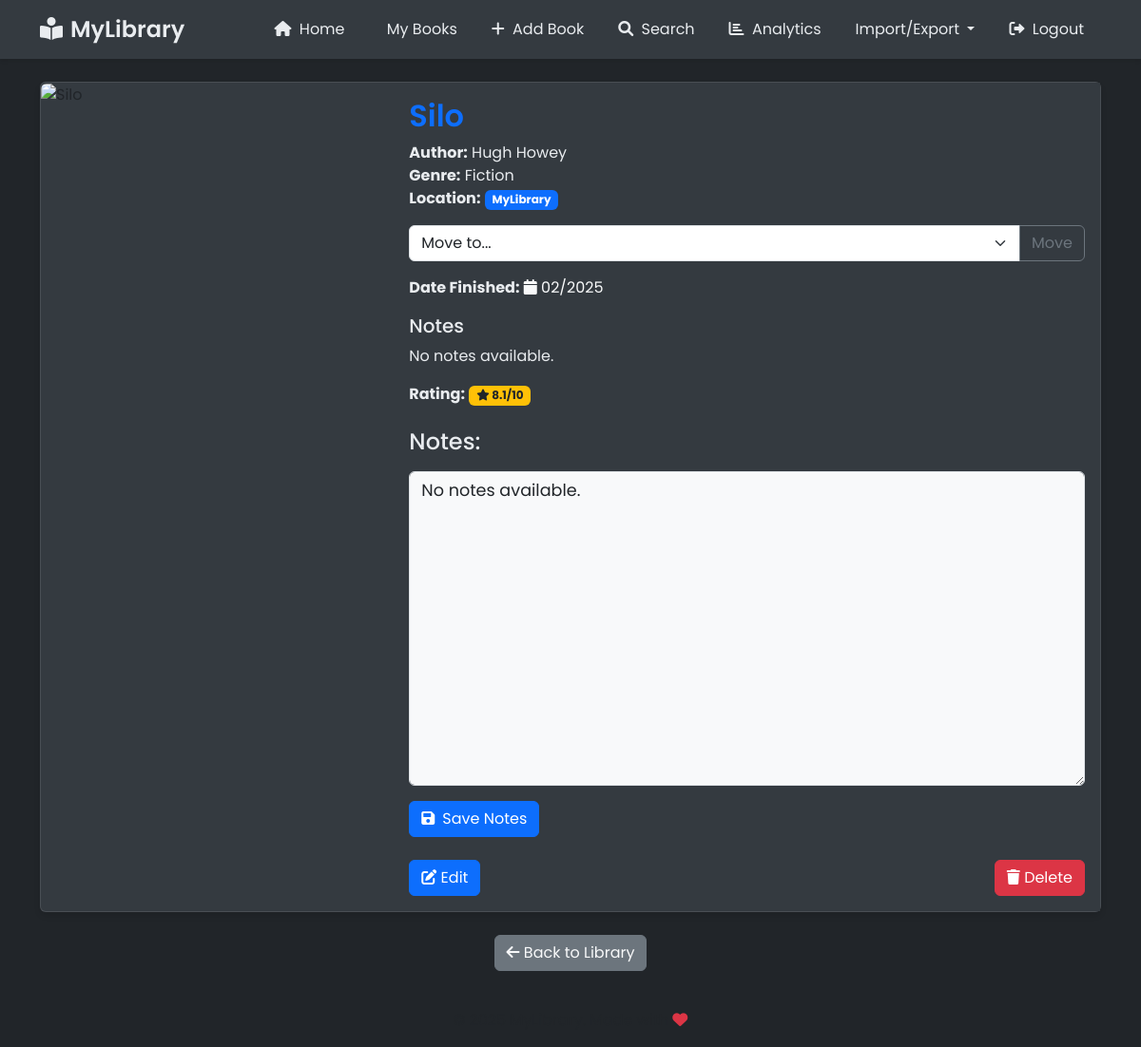
/book/3 (signed in), run on the app's committed database.
### main.py (models this page shows)
class Book(db.Model):
    id = db.Column(db.Integer, primary_key=True)
    title = db.Column(db.String(150), nullable=False)
    author = db.Column(db.String(150), nullable=False)
    genre = db.Column(db.String(150), nullable=False)
    notes = db.Column(db.Text, nullable=True)
    date_book_finished = db.Column(db.String(150), nullable=True)
    cover_image = db.Column(db.String(255), nullable=True)
    rating = db.Column(db.Float, nullable=True)
    description = db.Column(db.Text, nullable=True)
    category = db.Column(db.String(50), default='mylibrary')
    user_id = db.Column(db.Integer, db.ForeignKey('user.id'), nullable=False)
    shelf_id = db.Column(db.Integer, db.ForeignKey('shelf.id'), nullable=True)

class Shelf(db.Model):
    id = db.Column(db.Integer, primary_key=True)
    name = db.Column(db.String(150), nullable=False)
    user_id = db.Column(db.Integer, db.ForeignKey('user.id'), nullable=False)
    books = db.relationship('Book', backref='shelf', lazy=True)

### main.py (the view)
@app.route("/book/<int:book_id>")
@login_required
def book_details(book_id):
    book = Book.query.get_or_404(book_id)
    if book.user_id != current_user.id:
        flash("You don't have permission to view this book.")
        return redirect(url_for('list_books'))
    shelves = Shelf.query.filter_by(user_id=current_user.id).all()
    return render_template("book_details.html", book=book, shelves=shelves)

### main.py (called while the page is built)
@login_manager.user_loader
def load_user(user_id):
    return User.query.get(int(user_id))

### templates/book_details.html (shortened to what this page needs)
{% extends "base.html" %}
{% block content %}
<div class="container mt-4">
    <div class="card">
        <div class="row g-0">
            <div class="col-md-4">
                {% if book.cover_image %}
                    <img src="{{ book.cover_image }}"
                         class="img-fluid rounded-start"
                         alt="{{ book.title }}"
                         onerror="this.onerror=null; this.src='/static/images/default-book.png';">
                {% else %}
                    <div class="text-center py-5 bg-light">
                        <i class="fas fa-book fa-4x text-muted"></i>
                    </div>
                {% endif %}
            </div>
            <div class="col-md-8">
                <div class="card-body">
                    <h2 class="card-title">{{ book.title }}</h2>
                    <p class="card-text">
                        <strong>Author:</strong> {{ book.author }}<br>
                        <strong>Genre:</strong> {{ book.genre }}<br>
                        <strong>Location:</strong>
                        {% if book.category == 'wishlist' %}
                            <span class="badge bg-warning">Wishlist</span>
                        {% else %}
                            <span class="badge bg-primary">{{ book.shelf.name if book.shelf else 'Unassigned' }}</span>
                        {% endif %}
                    </p>
                    <div class="mb-3">
                        <form method="POST" action="{{ url_for('move_book', book_id=book.id) }}" class="d-inline">
                            <div class="input-group">
                                <select class="form-select" name="destination" required>
                                    <option value="">Move to...</option>
                                </select>
                                <button type="submit" class="btn btn-outline-secondary">Move</button>
                            </div>
                        </form>
                    </div>
                    {% if book.date_book_finished %}
                        <p class="card-text">
                            <strong>Date Finished:</strong>
                            <span class="text-light">
                                <i class="fas fa-calendar"></i>
                                {{ book.date_book_finished }}
                            </span>
                        </p>
                    {% endif %}
                    {% if book.notes %}
                        <h5>Notes</h5>
                        <p class="card-text">{{ book.notes }}</p>
                    {% endif %}
                    {% if book.rating is not none %}
                        <p class="card-text">
                            <strong>Rating:</strong>
                            <span class="badge bg-warning text-dark">
                                <i class="fas fa-star"></i> {{ book.rating }}/10
                            </span>
                        </p>
                    {% endif %}
                    <div class="notes-section mt-4">
                        <h4 class="mb-3">Notes:</h4>
                        <form action="{{ url_for('save_notes', book_id=book.id) }}" method="POST">
                            <div class="form-group">
                                <textarea class="form-control mb-3"
                                          name="notes"
                                          rows="12"
                                          style="min-height: 200px; font-size: 1.1rem;"
                                          placeholder="Add your notes here...">{{ book.notes }}</textarea>
                            </div>
                            <button type="submit" class="btn btn-primary">
                                <i class="fas fa-save me-2"></i>Save Notes
                            </button>
                        </form>
                    </div>
                    <div class="d-flex justify-content-between align-items-center mt-4">
                        <a href="{{ url_for('edit_book', book_id=book.id) }}" class="btn btn-primary">
                            <i class="fas fa-edit"></i> Edit
                        </a>
                        <form action="{{ url_for('delete_book', book_id=book.id) }}" method="POST" class="d-inline">
                            <button type="submit" class="btn btn-danger"
                                    onclick="return confirm('Are you sure you want to delete this book?')">
                                <i class="fas fa-trash"></i> Delete
                            </button>
                        </form>
                    </div>
                </div>
            </div>
        </div>
    </div>
    <div class="text-center mt-4 mb-4">
        <a href="{{ url_for('list_books') }}" class="btn btn-secondary text-light">
            <i class="fas fa-arrow-left"></i> Back to Library
        </a>
    </div>
</div>
{% endblock %}

### static/css/style.css (style rules this page uses)
body { font-family: 'Poppins', sans-serif; background-color: #212529; color: #e9ecef; min-height: 100vh; }
.card { transition: transform 0.2s; box-shadow: 0 4px 6px rgba(0,0,0,0.1); background-color: #343a40; border: 1px solid rgba(255, 255, 255, 0.1); position: relative; }
.form-control { border: 1px solid #495057; }
.btn { transition: all 0.2s; }
.card-body { background-color: #343a40; color: #e9ecef; }
.card-title { color: #fff; font-weight: 600; }
.card-title { color: #0d6efd; cursor: pointer; }
.notes-section textarea { background-color: #f8f9fa; border: 1px solid #dee2e6; resize: vertical; }
.form-group { position: relative; margin-bottom: 1rem; }

### data on the page
Book: title "Silo", author "Hugh Howey", genre "Fiction", date_book_finished "02/2025", notes "No notes available.", rating "8.1"
Shelf: shelf "MyLibrary"
